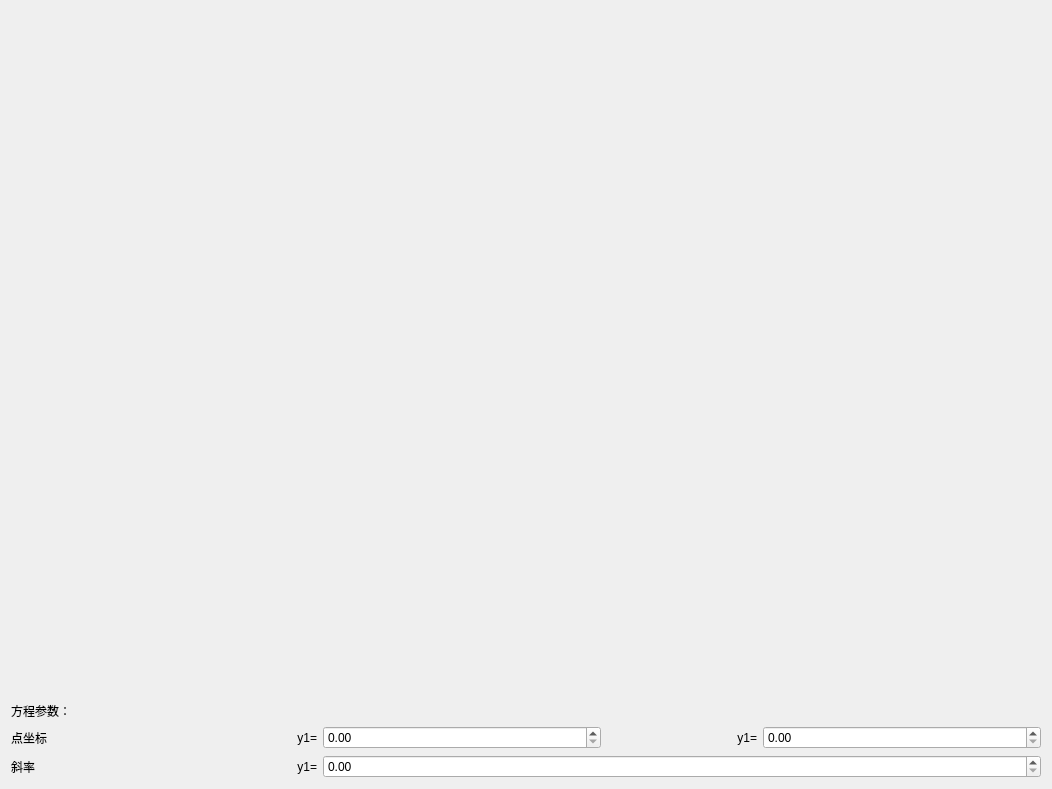
<?xml version="1.0" encoding="UTF-8"?>
<ui version="4.0">
 <class>Form</class>
 <widget class="QWidget" name="Form">
  <property name="geometry">
   <rect>
    <x>0</x>
    <y>0</y>
    <width>1052</width>
    <height>789</height>
   </rect>
  </property>
  <property name="windowTitle">
   <string>Form</string>
  </property>
  <layout class="QVBoxLayout" name="verticalLayout" stretch="10,0,0,0">
   <item>
    <widget class="QLabel" name="label_6">
     <property name="text">
      <string> </string>
     </property>
    </widget>
   </item>
   <item>
    <widget class="QLabel" name="label">
     <property name="text">
      <string>方程参数：</string>
     </property>
    </widget>
   </item>
   <item>
    <layout class="QHBoxLayout" name="horizontalLayout">
     <item>
      <widget class="QLabel" name="label_2">
       <property name="minimumSize">
        <size>
         <width>150</width>
         <height>0</height>
        </size>
       </property>
       <property name="maximumSize">
        <size>
         <width>150</width>
         <height>16777215</height>
        </size>
       </property>
       <property name="text">
        <string>点坐标 </string>
       </property>
       <property name="alignment">
        <set>Qt::AlignLeading|Qt::AlignLeft|Qt::AlignVCenter</set>
       </property>
      </widget>
     </item>
     <item>
      <widget class="QLabel" name="label_4">
       <property name="minimumSize">
        <size>
         <width>150</width>
         <height>0</height>
        </size>
       </property>
       <property name="maximumSize">
        <size>
         <width>150</width>
         <height>16777215</height>
        </size>
       </property>
       <property name="text">
        <string>y1=</string>
       </property>
       <property name="alignment">
        <set>Qt::AlignRight|Qt::AlignTrailing|Qt::AlignVCenter</set>
       </property>
      </widget>
     </item>
     <item>
      <widget class="QDoubleSpinBox" name="x1"/>
     </item>
     <item>
      <widget class="QLabel" name="label_3">
       <property name="minimumSize">
        <size>
         <width>150</width>
         <height>0</height>
        </size>
       </property>
       <property name="maximumSize">
        <size>
         <width>150</width>
         <height>16777215</height>
        </size>
       </property>
       <property name="text">
        <string>y1=</string>
       </property>
       <property name="alignment">
        <set>Qt::AlignRight|Qt::AlignTrailing|Qt::AlignVCenter</set>
       </property>
      </widget>
     </item>
     <item>
      <widget class="QDoubleSpinBox" name="y1"/>
     </item>
    </layout>
   </item>
   <item>
    <layout class="QHBoxLayout" name="horizontalLayout_2">
     <item>
      <widget class="QLabel" name="label_5">
       <property name="minimumSize">
        <size>
         <width>150</width>
         <height>0</height>
        </size>
       </property>
       <property name="maximumSize">
        <size>
         <width>150</width>
         <height>16777215</height>
        </size>
       </property>
       <property name="text">
        <string>斜率</string>
       </property>
       <property name="alignment">
        <set>Qt::AlignLeading|Qt::AlignLeft|Qt::AlignVCenter</set>
       </property>
      </widget>
     </item>
     <item>
      <widget class="QLabel" name="label_7">
       <property name="minimumSize">
        <size>
         <width>150</width>
         <height>0</height>
        </size>
       </property>
       <property name="maximumSize">
        <size>
         <width>150</width>
         <height>16777215</height>
        </size>
       </property>
       <property name="text">
        <string>y1=</string>
       </property>
       <property name="alignment">
        <set>Qt::AlignRight|Qt::AlignTrailing|Qt::AlignVCenter</set>
       </property>
      </widget>
     </item>
     <item>
      <widget class="QDoubleSpinBox" name="k1"/>
     </item>
    </layout>
   </item>
  </layout>
 </widget>
 <resources/>
 <connections/>
</ui>
